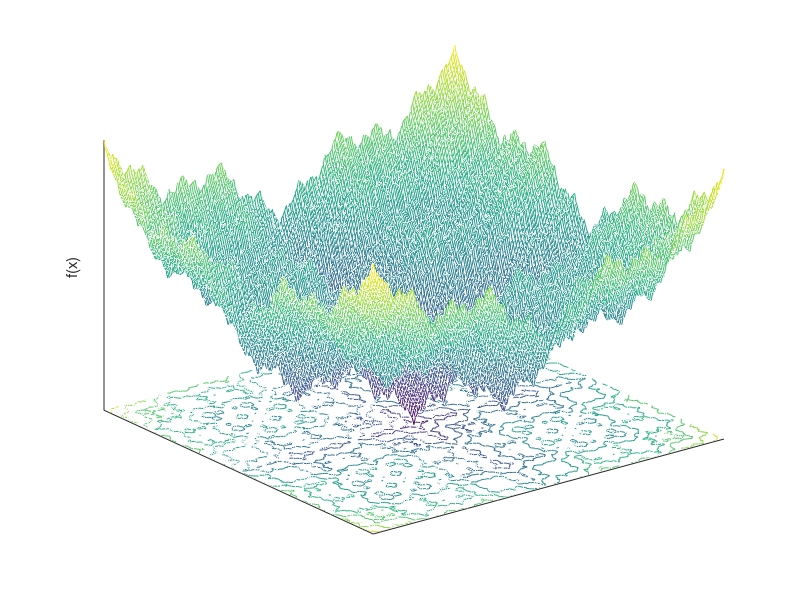

The MATLAB source for this figure:
function WeierstrassPlot

xlimits = [-0.5 0.5];
MaxSumIndex = 20;
a = 0.5;
b = 3;
dx = (xlimits(2) - xlimits(1)) / 200;
N = floor((xlimits(2) - xlimits(1)) / dx) + 1;
obj = zeros(N, N);
i = 0;
for x = xlimits(1) : dx : xlimits(2)
    i = i + 1;
    k = 0;
    for y = xlimits(1) : dx : xlimits(2)
        k = k + 1;
        sumx1 = 0;
        sumy1 = 0;
        sum2 = 0;
        for m = 0 : MaxSumIndex
            sumx1 = sumx1 + a^m * cos(2 * pi * b^m * (x + 0.5));
            sumy1 = sumy1 + a^m * cos(2 * pi * b^m * (y + 0.5));
            sum2 = sum2 + a^m * cos(pi * b^m);
        end
        obj(i,k) = sumx1 + sumy1 - 2 * sum2;
    end
end
close all;
[x, y] = meshgrid(xlimits(1) : dx : xlimits(2));
meshc(x,y,obj);
zlabel('f(x)')
set(gca, 'XTick', [])
set(gca, 'YTick', [])
set(gca, 'ZTick', [])
temp = axis;
axis([xlimits, xlimits, temp(5), max(max(obj))])
